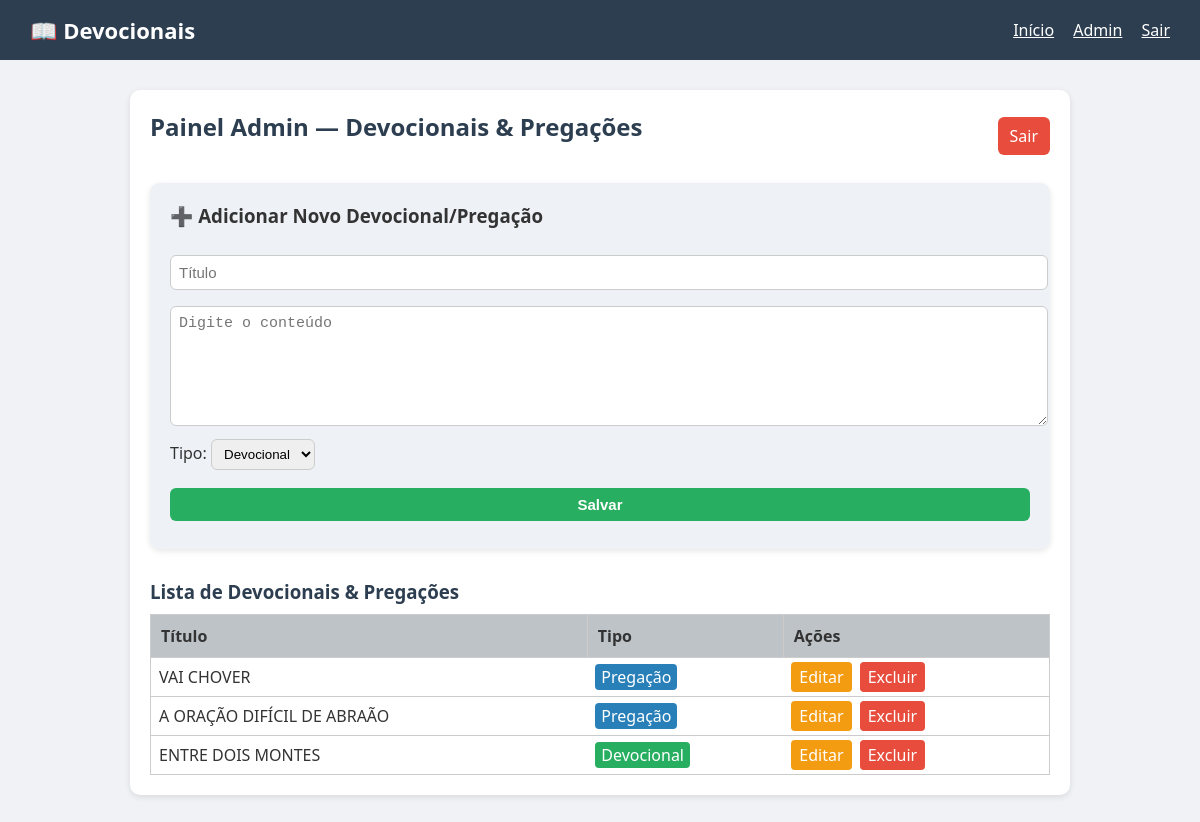
/admin (signed in), run on the app's committed database.
### tables this page shows
CREATE TABLE devocionais (
        id INTEGER PRIMARY KEY AUTOINCREMENT,
        titulo TEXT NOT NULL,
        conteudo TEXT NOT NULL,
        tipo TEXT NOT NULL DEFAULT 'devocional'
    );

### app.py (the view)
@app.route("/admin")
def admin():
    if "admin" not in session:
        return redirect(url_for("login"))
    conn = sqlite3.connect(DB_NAME)
    c = conn.cursor()
    c.execute("SELECT id, titulo, tipo FROM devocionais")
    devocionais = c.fetchall()
    conn.close()
    return render_template("admin.html", devocionais=devocionais)

### templates/admin.html (shortened to what this page needs)
{% extends "base.html" %}
{% block content %}
<div style="display:flex; justify-content:space-between; align-items:center; margin-bottom:20px;">
    <h2 style="color:#2c3e50;">Painel Admin — Devocionais & Pregações</h2>
    <a href="{{ url_for('logout') }}" style="background:#e74c3c; color:white; padding:8px 12px; border-radius:6px; text-decoration:none;">Sair</a>
</div>
<div style="margin-bottom:30px; background:#eef2f7; padding:20px; border-radius:10px; box-shadow:0 2px 6px rgba(0,0,0,0.1);">
    <h3 style="margin-top:0;">➕ Adicionar Novo Devocional/Pregação</h3>
    <form method="POST" action="{{ url_for('add_devocional') }}">
        <input type="text" name="titulo" placeholder="Título" required style="width:100%; padding:8px; margin-bottom:8px; border-radius:6px; border:1px solid #ccc;">
        <textarea name="conteudo" rows="6" placeholder="Digite o conteúdo" required style="width:100%; padding:8px; margin-bottom:8px; border-radius:6px; border:1px solid #ccc;"></textarea>
        <label>Tipo:</label>
        <select name="tipo" style="padding:6px 8px; border-radius:6px; border:1px solid #ccc; margin-bottom:10px;">
            <option value="devocional">Devocional</option>
        </select>
        <input type="submit" value="Salvar" style="background:#27ae60; color:white; border:none; padding:8px 12px; border-radius:6px; cursor:pointer;">
    </form>
</div>
<h3 style="color:#2c3e50; margin-bottom:10px;">Lista de Devocionais & Pregações</h3>
{% if devocionais %}
<table style="width:100%; border-collapse:collapse;">
    <thead>
        <tr style="background:#bdc3c7; text-align:left;">
            <th style="padding:10px; border:1px solid #ccc;">Título</th>
            <th style="padding:10px; border:1px solid #ccc;">Tipo</th>
            <th style="padding:10px; border:1px solid #ccc;">Ações</th>
        </tr>
    </thead>
    <tbody>
    {% for dev in devocionais %}
        <tr style="border:1px solid #ccc;">
            <td style="padding:8px;">{{ dev[1] }}</td>
            <td style="padding:8px;">
                {% if dev[2] == 'devocional' %}
                    <span style="background:#27ae60; color:white; padding:2px 6px; border-radius:4px;">Devocional</span>
                {% else %}
                    <span style="background:#2980b9; color:white; padding:2px 6px; border-radius:4px;">Pregação</span>
                {% endif %}
            </td>
            <td style="padding:8px;">
                <a href="{{ url_for('edit_devocional', id=dev[0]) }}" style="background:#f39c12; color:white; padding:4px 8px; border-radius:4px; text-decoration:none; margin-right:4px;">Editar</a>
                <a href="{{ url_for('delete_devocional', id=dev[0]) }}" style="background:#e74c3c; color:white; padding:4px 8px; border-radius:4px; text-decoration:none;" onclick="return confirm('Deseja realmente excluir este item?')">Excluir</a>
            </td>
        </tr>
    {% endfor %}
    </tbody>
</table>
{% else %}
<p>Nenhum devocional encontrado.</p>
{% endif %}
{% endblock %}

### templates/base.html (style rules this page uses)
body { font-family: "Segoe UI", Roboto, Arial, sans-serif; margin: 0; background: #f0f2f5; color: #333; }
button, input[type="submit"] { padding: 10px 18px; border: none; border-radius: 5px; background: #2c3e50; color: white; cursor: pointer; font-weight: bold; }
input, textarea { width: 100%; padding: 10px; border: 1px solid #ccc; border-radius: 6px; margin: 8px 0; font-size: 15px; }
h2 { margin-top: 0; color: #2c3e50; }

### data on the page
devocionais: titulo "VAI CHOVER", tipo "Pregação"
devocionais: titulo "A ORAÇÃO DIFÍCIL DE ABRAÃO", tipo "Pregação"
devocionais: titulo "ENTRE DOIS MONTES", tipo "Devocional"
